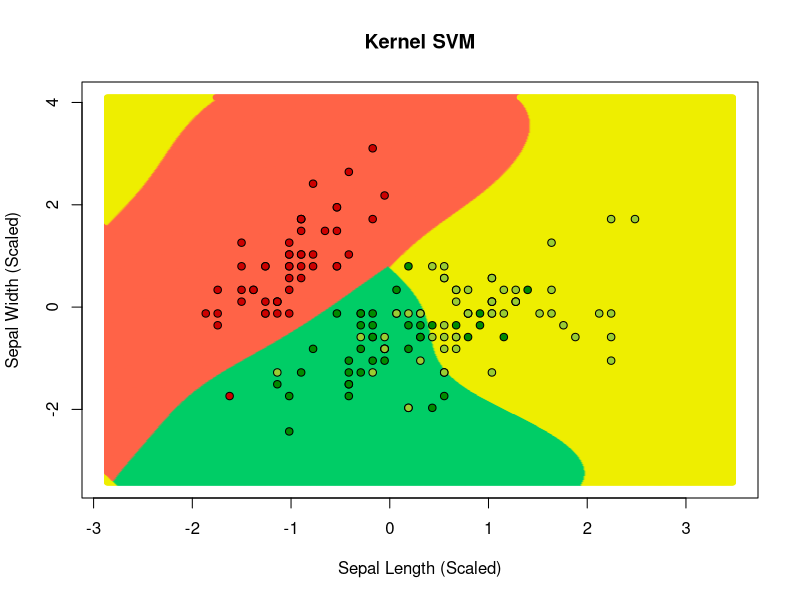

R code for this plot:

# Importing the dataset
dataset = read.csv('Iris_Data.csv')

# Encoding categorical data
dataset$Species = as.factor(dataset$Species)



# Feature Scaling
scaled_cols = scale(dataset[, 1:2])
dataset[, 1:2] = scaled_cols


# Fitting Kernel SVM to the Training set
library(e1071)
classifier = svm(formula = Species ~ .,
                 data = dataset,
                 type = 'C-classification',
                 kernel = 'radial')

# Predicting the results
y_pred = predict(classifier, newdata = dataset)

# Showing the Confusion Matrix and Accuracy
library(caret)
cm = confusionMatrix(y_pred, dataset$Species)
print(cm$table)
print(cm$overall['Accuracy'])

# Visualizing the results
library(ggplot2)
set = dataset
X1 = seq(min(set[, 1]) - 1, max(set[, 1]) + 1, by = 0.01)
X2 = seq(min(set[, 2]) - 1, max(set[, 2]) + 1, by = 0.01)
grid_set = expand.grid(X1, X2)
colnames(grid_set) = c('Sepal.Length', 'Sepal.Width')
y_grid = predict(classifier, newdata = grid_set)
plot(NULL,
     main = 'Kernel SVM',
     xlab = 'Sepal Length (Scaled)', ylab = 'Sepal Width (Scaled)',
     xlim = range(X1), ylim = range(X2))
points(grid_set, pch = 20, col = c('tomato', 'springgreen3','yellow2')[y_grid])
points(set, pch = 21, bg = c('red3', 'green4','yellowgreen')[set$Species])

